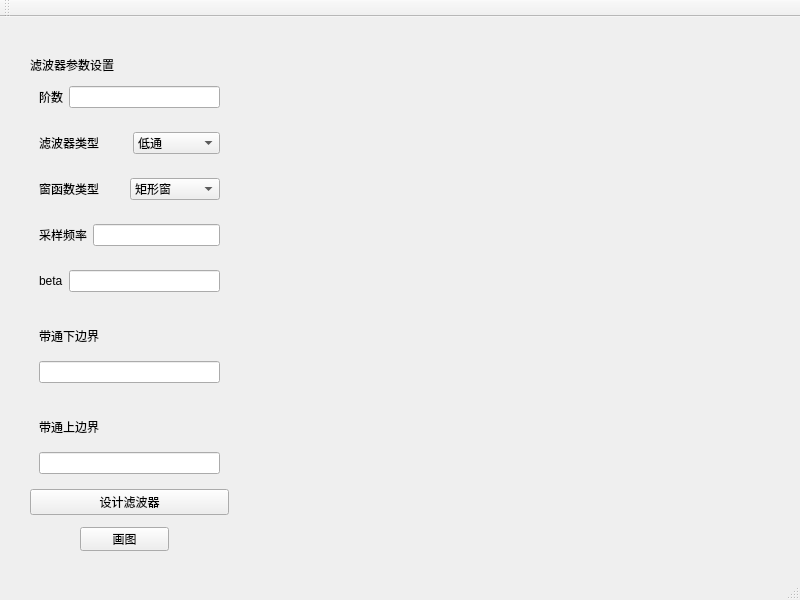
<?xml version="1.0" encoding="UTF-8"?>
<ui version="4.0">
 <class>Filter</class>
 <widget class="QMainWindow" name="Filter">
  <property name="geometry">
   <rect>
    <x>0</x>
    <y>0</y>
    <width>800</width>
    <height>600</height>
   </rect>
  </property>
  <property name="windowTitle">
   <string>MainWindow</string>
  </property>
  <widget class="QWidget" name="centralwidget">
   <widget class="QCustomPlot" name="denoiseplot" native="true">
    <property name="geometry">
     <rect>
      <x>280</x>
      <y>0</y>
      <width>521</width>
      <height>491</height>
     </rect>
    </property>
   </widget>
   <widget class="QLabel" name="label_8">
    <property name="geometry">
     <rect>
      <x>30</x>
      <y>40</y>
      <width>141</width>
      <height>16</height>
     </rect>
    </property>
    <property name="text">
     <string>滤波器参数设置</string>
    </property>
   </widget>
   <widget class="QPushButton" name="plot">
    <property name="geometry">
     <rect>
      <x>80</x>
      <y>510</y>
      <width>89</width>
      <height>24</height>
     </rect>
    </property>
    <property name="text">
     <string>画图</string>
    </property>
   </widget>
   <widget class="QWidget" name="">
    <property name="geometry">
     <rect>
      <x>30</x>
      <y>60</y>
      <width>199</width>
      <height>438</height>
     </rect>
    </property>
    <layout class="QVBoxLayout" name="verticalLayout_5">
     <item>
      <layout class="QVBoxLayout" name="verticalLayout_4">
       <item>
        <layout class="QVBoxLayout" name="verticalLayout">
         <item>
          <widget class="QWidget" name="widget_6" native="true">
           <layout class="QHBoxLayout" name="horizontalLayout_5">
            <item>
             <widget class="QLabel" name="label">
              <property name="text">
               <string>阶数</string>
              </property>
             </widget>
            </item>
            <item>
             <widget class="QLineEdit" name="lineEditn"/>
            </item>
           </layout>
          </widget>
         </item>
         <item>
          <widget class="QWidget" name="widget_5" native="true">
           <layout class="QHBoxLayout" name="horizontalLayout_4">
            <item>
             <widget class="QLabel" name="label_2">
              <property name="text">
               <string>滤波器类型</string>
              </property>
             </widget>
            </item>
            <item>
             <widget class="QComboBox" name="comboBox">
              <item>
               <property name="text">
                <string>低通</string>
               </property>
              </item>
              <item>
               <property name="text">
                <string>带通</string>
               </property>
              </item>
              <item>
               <property name="text">
                <string>带阻</string>
               </property>
              </item>
              <item>
               <property name="text">
                <string>高通</string>
               </property>
              </item>
             </widget>
            </item>
           </layout>
          </widget>
         </item>
         <item>
          <widget class="QWidget" name="widget_4" native="true">
           <layout class="QHBoxLayout" name="horizontalLayout_3">
            <item>
             <widget class="QLabel" name="label_3">
              <property name="text">
               <string>窗函数类型</string>
              </property>
             </widget>
            </item>
            <item>
             <widget class="QComboBox" name="comboBox_2">
              <item>
               <property name="text">
                <string>矩形窗</string>
               </property>
              </item>
              <item>
               <property name="text">
                <string>图基窗</string>
               </property>
              </item>
              <item>
               <property name="text">
                <string>三角窗</string>
               </property>
              </item>
              <item>
               <property name="text">
                <string>汉宁窗</string>
               </property>
              </item>
              <item>
               <property name="text">
                <string>汉明窗</string>
               </property>
              </item>
              <item>
               <property name="text">
                <string>布莱克曼窗</string>
               </property>
              </item>
              <item>
               <property name="text">
                <string>凯撒窗</string>
               </property>
              </item>
             </widget>
            </item>
           </layout>
          </widget>
         </item>
         <item>
          <widget class="QWidget" name="widget_3" native="true">
           <layout class="QHBoxLayout" name="horizontalLayout_2">
            <item>
             <widget class="QLabel" name="label_4">
              <property name="text">
               <string>采样频率</string>
              </property>
             </widget>
            </item>
            <item>
             <widget class="QLineEdit" name="lineEditfs"/>
            </item>
           </layout>
          </widget>
         </item>
         <item>
          <widget class="QWidget" name="widget_2" native="true">
           <layout class="QHBoxLayout" name="horizontalLayout">
            <item>
             <widget class="QLabel" name="label_5">
              <property name="text">
               <string>beta</string>
              </property>
             </widget>
            </item>
            <item>
             <widget class="QLineEdit" name="lineEditbeta"/>
            </item>
           </layout>
          </widget>
         </item>
        </layout>
       </item>
       <item>
        <widget class="QWidget" name="widget_7" native="true">
         <layout class="QVBoxLayout" name="verticalLayout_2">
          <item>
           <widget class="QLabel" name="label_6">
            <property name="text">
             <string>带通下边界</string>
            </property>
           </widget>
          </item>
          <item>
           <widget class="QLineEdit" name="lineEditfln"/>
          </item>
         </layout>
        </widget>
       </item>
       <item>
        <widget class="QWidget" name="widget_8" native="true">
         <layout class="QVBoxLayout" name="verticalLayout_3">
          <item>
           <widget class="QLabel" name="label_7">
            <property name="text">
             <string>带通上边界</string>
            </property>
           </widget>
          </item>
          <item>
           <widget class="QLineEdit" name="lineEditfhn"/>
          </item>
         </layout>
        </widget>
       </item>
      </layout>
     </item>
     <item>
      <widget class="QPushButton" name="design">
       <property name="text">
        <string>设计滤波器</string>
       </property>
      </widget>
     </item>
    </layout>
   </widget>
  </widget>
  <widget class="QMenuBar" name="menubar">
   <property name="geometry">
    <rect>
     <x>0</x>
     <y>0</y>
     <width>800</width>
     <height>25</height>
    </rect>
   </property>
  </widget>
  <widget class="QStatusBar" name="statusbar"/>
  <widget class="QToolBar" name="toolBar">
   <property name="windowTitle">
    <string>toolBar</string>
   </property>
   <attribute name="toolBarArea">
    <enum>TopToolBarArea</enum>
   </attribute>
   <attribute name="toolBarBreak">
    <bool>false</bool>
   </attribute>
  </widget>
 </widget>
 <customwidgets>
  <customwidget>
   <class>QCustomPlot</class>
   <extends>QWidget</extends>
   <header>qcustomplot.h</header>
   <container>1</container>
  </customwidget>
 </customwidgets>
 <resources/>
 <connections/>
</ui>
